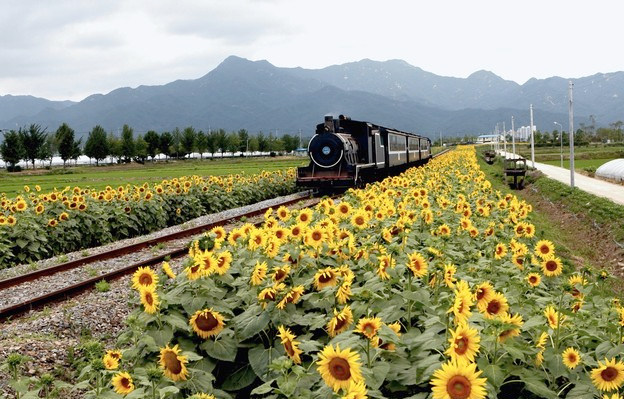
#> input picture CV-PA4/train.jpg, 624 x 399 px
$ jupyter execute --allow-errors Assignment4.ipynb   (shell and % lines are left out)   (older library calls are emulated)
#> lines starting #> are read from the running program, lines starting #| are printed output that depends on the picture
### CV-PA4/segmentation.py
#credit: Juan Carlos Niebles and Ranjay Krishna

import numpy as np
import random
from scipy.spatial.distance import squareform, pdist
from skimage.util import img_as_float

### Clustering Methods
def kmeans(features, k, num_iters=100):
    """ Use kmeans algorithm to group features into k clusters.

    K-Means algorithm can be broken down into following steps:
        1. Randomly initialize cluster centers
        2. Assign each point to the closest center
        3. Compute new center of each cluster
        4. Stop if cluster assignments did not change
        5. Go to step 2

    Args:
        features - Array of N features vectors. Each row represents a feature
            vector.
        k - Number of clusters to form.
        num_iters - Maximum number of iterations the algorithm will run.

    Returns:
        assignments - Array representing cluster assignment of each point.
            (e.g. i-th point is assigned to cluster assignments[i])
    """

    N, D = features.shape

    assert N >= k, 'Number of clusters cannot be greater than number of points'

    # Randomly initalize cluster centers
    idxs = np.random.choice(N, size=k, replace=False)
    centers = features[idxs]
    assignments = np.zeros(N)

    for n in range(num_iters):
        #####################################
        #       START YOUR CODE HERE        #
        #####################################
        # Create a new assingments array
        new_assignments = np.zeros(N)
        # Assign each point to the closest center
        for i in range(N):
            dist = np.sqrt(np.sum((features[i] - centers)**2, axis=1))
            new_assignments[i] = np.argmin(dist)
        # Compute new center of each cluster
        for i in range(k):
            centers[i] = np.mean(features[new_assignments == i], axis=0)
        # Stop if cluster assignments did not change
        if np.all(assignments == new_assignments):
            break
        assignments = new_assignments
        # Go to step 2
        ######################################
        #        END OF YOUR CODE            #
        ######################################

    return assignments

def kmeans_fast(features, k, num_iters=100):
    """ Use kmeans algorithm to group features into k clusters.

    This function makes use of vectorization and broadcasting with numpy functions to speed up the
    first part(cluster assignment) of kmeans algorithm.

    Hints
    - You may find np.repeat and np.argmin useful

    Args:
        features - Array of N features vectors. Each row represents a feature
            vector.
        k - Number of clusters to form.
        num_iters - Maximum number of iterations the algorithm will run.

    Returns:
        assignments - Array representing cluster assignment of each point.
            (e.g. i-th point is assigned to cluster assignments[i])
    """

    N, D = features.shape

    assert N >= k, 'Number of clusters cannot be greater than number of points'

    # Randomly initalize cluster centers
    idxs = np.random.choice(N, size=k, replace=False)
    centers = features[idxs]
    assignments = np.zeros(N)

    for n in range(num_iters):
        #####################################
        #       START YOUR CODE HERE        #
        #####################################
        # Create a new assingments array
        new_assignments = np.zeros(N)
        # Do vectorization and broadcasting to speed up the first part of kmeans algorithm
        dist = np.sqrt(np.sum((features[:, np.newaxis] - centers)**2, axis=2))
        new_assignments = np.argmin(dist, axis=1)
        # Compute new center of each cluster
        for i in range(k):
            centers[i] = np.mean(features[new_assignments == i], axis=0)
        # Stop if cluster assignments did not change
        if np.all(assignments == new_assignments):
            break
        assignments = new_assignments
        ######################################
        #        END OF YOUR CODE            #
        ######################################

    return assignments


### Pixel-Level Features
def color_features(img):
    """ Represents a pixel by its color.

    Args:
        img - array of shape (H, W, C)

    Returns:
        features - array of (H * W, C)
    """
    H, W, C = img.shape
    img = img_as_float(img)
    features = np.zeros((H*W, C))

    #####################################
    #       START YOUR CODE HERE        #
    #####################################
    features = img.reshape(H*W, C)
    ######################################
    #        END OF YOUR CODE            #
    ######################################


    return features

def color_position_features(img):
    """ Represents a pixel by its color and position.

    Combine pixel's RGB value and xy coordinates into a feature vector.
    i.e. for a pixel of color (r, g, b) located at position (x, y) in the
    image. its feature vector would be (r, g, b, x, y).
    Don't forget to normalize features.

    Hints
    - You may find np.mgrid and np.dstack useful
    - You may use np.mean and np.std

    Args:
        img - array of shape (H, W, C)

    Returns:
        features - array of (H * W, C+2)
    """
    H, W, C = img.shape
    color = img_as_float(img)
    features = np.zeros((H*W, C+2))

    #####################################
    #       START YOUR CODE HERE        #
    #####################################
    # Create a grid of xy coordinates
    x, y = np.mgrid[0:H, 0:W]
    # Combine pixel's RGB value and xy coordinates into a feature vector
    features = np.dstack((color, x, y)).reshape(H*W, C+2)
    # Normalize features
    features = (features - np.mean(features, axis=0)) / np.std(features, axis=0)
    ######################################
    #        END OF YOUR CODE            #
    ######################################

    return features


### Quantitative Evaluation
def compute_accuracy(mask_gt, mask):
    """ Compute the pixel-wise accuracy of a foreground-background segmentation
        given a ground truth segmentation.

    Args:
        mask_gt - The ground truth foreground-background segmentation. A
            logical of size H x W where mask_gt[y, x] is 1 if and only if
            pixel (y, x) of the original image was part of the foreground.
        mask - The estimated foreground-background segmentation. A logical
            array of the same size and format as mask_gt.

    Returns:
        accuracy - The fraction of pixels where mask_gt and mask agree. A
            bigger number is better, where 1.0 indicates a perfect segmentation.
    """

    accuracy = None
    #####################################
    #       START YOUR CODE HERE        #
    #####################################
    accuracy = np.sum(mask_gt == mask) / mask.size
    ######################################
    #        END OF YOUR CODE            #
    ######################################
    return accuracy

# [29 lines left out: function evaluate_segmentation, not called in this run]

### CV-PA4/utils.py
#credit: Juan Carlos Niebles and Ranjay Krishna

import numpy as np
import matplotlib.pyplot as plt
from skimage.util import img_as_float
from skimage import transform
from skimage import io

from segmentation import *

import os

def visualize_mean_color_image(img, segments):

    img = img_as_float(img)
    k = np.max(segments) + 1
    mean_color_img = np.zeros(img.shape)

    for i in range(k):
        mean_color = np.mean(img[segments == i], axis=0)
        mean_color_img[segments == i] = mean_color

    plt.imshow(mean_color_img)
    plt.axis('off')
    plt.show()

# [46 lines left out: function compute_segmentation, not called in this run]


def load_dataset(data_dir):
    """
    This function assumes 'gt' directory contains ground truth segmentation
    masks for images in 'imgs' dir. The segmentation mask for image
    'imgs/aaa.jpg' is 'gt/aaa.png'
    """

    imgs = []
    gt_masks = []

    # Load all the images under 'data_dir/imgs' and corresponding
    # segmentation masks under 'data_dir/gt'.
    for fname in sorted(os.listdir(os.path.join(data_dir, 'imgs'))):
        if fname.endswith('.jpg'):
            # Load image
            img = io.imread(os.path.join(data_dir, 'imgs', fname))
            imgs.append(img)

            # Load corresponding gt segmentation mask
            mask_fname = fname[:-4] + '.png'
            gt_mask = io.imread(os.path.join(data_dir, 'gt', mask_fname))
            gt_mask = (gt_mask != 0).astype(int) # Convert to binary mask (0s and 1s)
            gt_masks.append(gt_mask)

    return imgs, gt_masks

### CV-PA4/Assignment4.ipynb
# Programming asignment 4

This assignment covers K-Means clustering for image segmentation problem.

[cell 1]
from __future__ import print_function

#Setup

# The Random module might be used for pseudo-random number generators
import random

# Numpy plays important role in scientific computing with Python, especially for coding vision algorithms.
# This package will be one of our most used libraries in this class. Make sure you spend enough time for practicing it.
import numpy as np

# This module is used to measure the execution time of code sections
from time import time

#This module is used to read and write image in various formats
from skimage import io

#Imports all the methods in the file segmentation.py
from segmentation import *

#Matplotlib is a useful plotting library for python
import matplotlib.pyplot as plt

# This code is to make matplotlib figures appear inline in the
# notebook rather than in a new window.
plt.rcParams['figure.figsize'] = (20.0, 15.0) # set default size of plots
plt.rcParams['image.interpolation'] = 'nearest'
plt.rcParams['image.cmap'] = 'gray'

# for auto-reloading extenrnal modules

## Introduction
In this assignment, you will use clustering algorithms to segment images. You will then use these segmentations to identify foreground and background objects.

Your assignment will involve the following subtasks:
- **Clustering algorithms**: Implement K-Means clustering.
- **Pixel-level features**: Implement a feature vector that combines color and position information and implement feature normalization.
- **Quantitative Evaluation**: Evaluate segmentation algorithms with a variety of parameter settings by comparing your computed segmentations against a dataset of ground-truth segmentations.

## Part 1: Clustering Algorithms (3 points)

[cell 2]
# Generate random data points for clustering

# Cluster 1
mean1 = [-1, 0]
cov1 = [[0.1, 0], [0, 0.1]]
X1 = np.random.multivariate_normal(mean1, cov1, 100)

# Cluster 2
mean2 = [0, 1]
cov2 = [[0.1, 0], [0, 0.1]]
X2 = np.random.multivariate_normal(mean2, cov2, 100)

# Cluster 3
mean3 = [1, 0]
cov3 = [[0.1, 0], [0, 0.1]]
X3 = np.random.multivariate_normal(mean3, cov3, 100)

# Cluster 4
mean4 = [0, -1]
cov4 = [[0.1, 0], [0, 0.1]]
X4 = np.random.multivariate_normal(mean4, cov4, 100)

# Merge sets of data points
X = np.concatenate((X1, X2, X3, X4))

# Plot data points
plt.scatter(X[:, 0], X[:, 1])
plt.axis('equal')
plt.show()
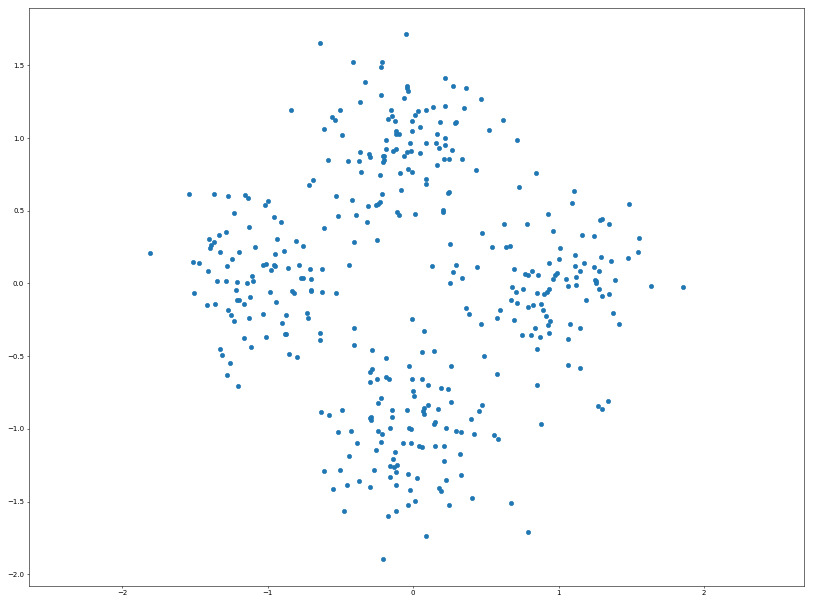
#> figure drawn by matplotlib, 1 panel

### 1.1 K-Means Clustering (1.5 points)
As discussed in the lecture, K-Means is one of the most popular clustering algorithms. You have been provided skeleton code for K-Means clustering in the file `segmentation.py`. Your first task is to finish implementing **`kmeans`** in `segmentation.py`. This naive version uses nested-for-loops to assign points to the closest centroid and compute new mean of each cluster.

[cell 3]
np.random.seed(0)
start = time()
assignments = kmeans(X, 4)
end = time()

kmeans_runtime = end - start

print("kmeans running time: %f seconds." % kmeans_runtime)

for i in range(4):
    cluster_i = X[assignments==i]
    plt.scatter(cluster_i[:, 0], cluster_i[:, 1])

plt.axis('equal')
plt.show()
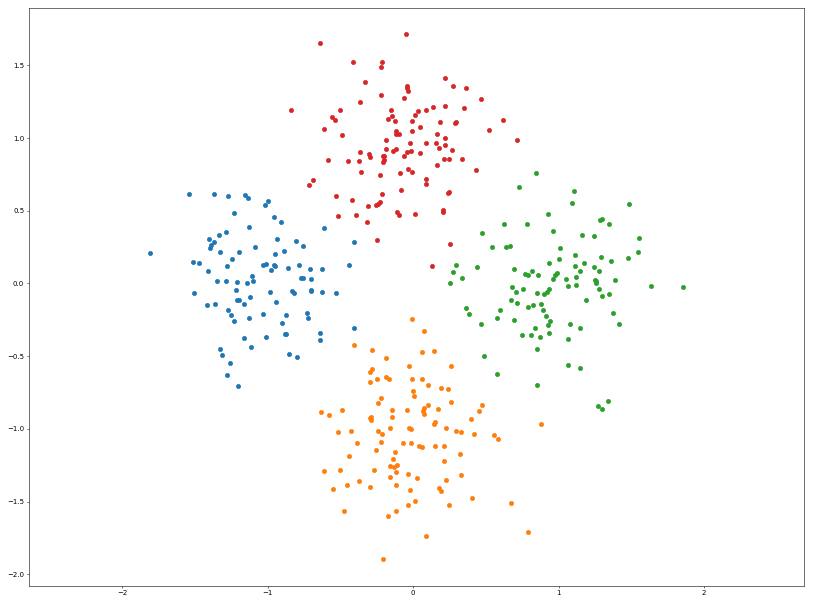
#> figure drawn by matplotlib, 1 panel

### 1.2 Fast K-Means Clustering (1.5 points)
We can use vectorization and broadcasting with numpy functions to make kmeans faster. Implement **`kmeans_fast`** in `segmentation.py`. This should run around 10 times faster than the previous implementation of the simple loop version.

[cell 4]
np.random.seed(0)
start = time()
assignments = kmeans_fast(X, 4)
end = time()

kmeans_fast_runtime = end - start
print("kmeans running time: %f seconds." % kmeans_fast_runtime)
print("%f times faster!" % (kmeans_runtime / kmeans_fast_runtime))

for i in range(4):
    cluster_i = X[assignments==i]
    plt.scatter(cluster_i[:, 0], cluster_i[:, 1])

plt.axis('equal')
plt.show()

## Part 2: Pixel-Level Features (1.5 points)
Before we can use a clustering algorithm to segment an image, we must compute some *feature vectore* for each pixel. The feature vector for each pixel should encode the qualities that we care about in a good segmentation. More concretely, for a pair of pixels $p_i$ and $p_j$ with corresponding feature vectors $f_i$ and $f_j$, the distance between $f_i$ and $f_j$ should be small if we believe that $p_i$ and $p_j$ should be placed in the same segment and large otherwise.

[cell 5]
# Load and display image
img = io.imread('train.jpg')
#> img is the input picture: shape (399, 624, 3); mean R, G, B 149.1, 147.6, 117.4
H, W, C = img.shape

plt.imshow(img)
plt.axis('off')
plt.show()

### 2.1 Color Features (0.5 point)
One of the simplest possible feature vectors for a pixel is simply the vector of colors for that pixel. Implement **`color_features`** in `segmentation.py`. Output should look like the following:

[cell 6]
np.random.seed(0)

features = color_features(img)

# Sanity checks
assert features.shape == (H * W, C),\
    "Incorrect shape! Check your implementation."

assert features.dtype == np.float,\
    "dtype of color_features should be float."

assignments = kmeans_fast(features, 8)
segments = assignments.reshape((H, W))
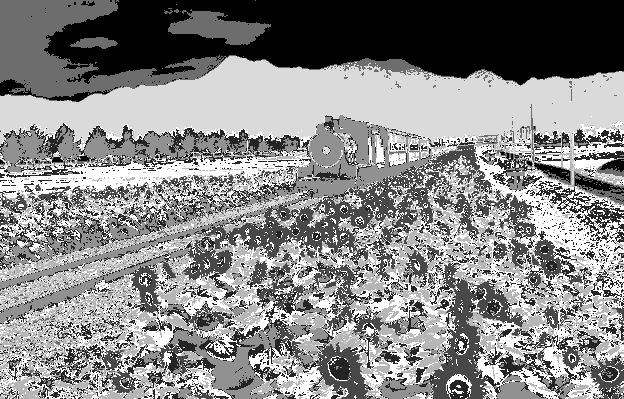
#> segments: shape (399, 624) int64; min 0, max 7, mean 3.78; drawn with min black and max white

# Display segmentation
plt.imshow(segments, cmap='viridis')
plt.axis('off')
plt.show()

In the cell below, we visualize each segment as the mean color of pixels in the segment.

[cell 7]
from utils import visualize_mean_color_image
visualize_mean_color_image(img, segments)
#> in visualize_mean_color_image, `k = np.max(segments) + 1`: k = 8
#> the loop in visualize_mean_color_image, `for i in range(k):` made 8 passes
#> mean_color on passes 1 to 8: [0.954, 0.961, 0.975], [0.333, 0.311, 0.135], [0.902, 0.781, 0.332], [0.854, 0.875, 0.893], [0.0911, 0.0825, 0.0385], [0.624, 0.612, 0.434], [0.547, 0.618, 0.686], [0.488, 0.475, 0.261]
#> after the loop in visualize_mean_color_image, `for i in range(k):`:
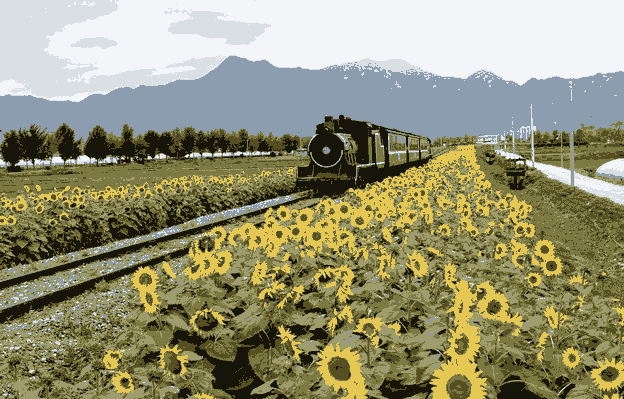
#> mean_color_img: shape (399, 624, 3) float64; mean of channels 0, 1, 2 0.585, 0.579, 0.46; drawn as R, G, B

### 2.2 Color and Position Features (0.5 point)
Another simple feature vector for a pixel is to concatenate its color and position within the image. In other words, for a pixel of color $(r, g, b)$ located at position $(x, y)$ in the image, its feature vector would be $(r, g, b, x, y)$. However, the color and position features may have drastically different ranges; for example each color channel of an image may be in the range $[0, 1)$, while the position of each pixel may have a much wider range. Uneven scaling between different features in the feature vector may cause clustering algorithms to behave poorly.

One way to correct for uneven scaling between different features is to apply some sort of normalization to the feature vector. One of the simplest types of normalization is to force each feature to have zero mean and unit variance.

Implement **`color_position_features`** in `segmentation.py`.

Output segmentation should look like the following:

[cell 8]
np.random.seed(0)

features = color_position_features(img)

# Sanity checks
assert features.shape == (H * W, C + 2),\
    "Incorrect shape! Check your implementation."

assert features.dtype == np.float,\
    "dtype of color_features should be float."

assignments = kmeans_fast(features, 8)
segments = assignments.reshape((H, W))
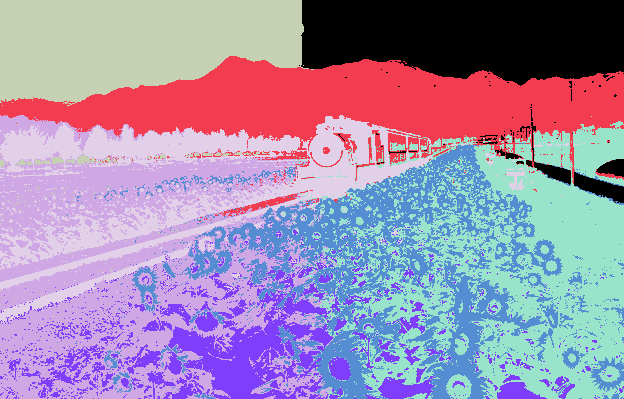
#> segments: shape (399, 624) int64; 8 distinct labels, from 0 to 7; one colour per label, 0 black

# Display segmentation
plt.imshow(segments, cmap='viridis')
plt.axis('off')
plt.show()

[cell 9]
visualize_mean_color_image(img, segments)
#> the loop in visualize_mean_color_image (call 2), `for i in range(k):` made 8 passes
#> mean_color on passes 1 to 8: [0.957, 0.962, 0.974], [0.539, 0.611, 0.679], [0.557, 0.539, 0.364], [0.903, 0.921, 0.942], [0.153, 0.146, 0.0872], [0.469, 0.451, 0.231], [0.831, 0.746, 0.367], [0.235, 0.22, 0.0925]
#> after the loop in visualize_mean_color_image (call 2), `for i in range(k):`:
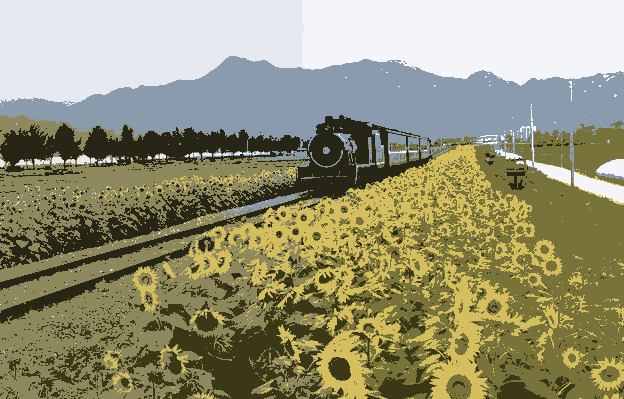
#> mean_color_img: shape (399, 624, 3) float64; mean of channels 0, 1, 2 0.585, 0.579, 0.46; drawn as R, G, B

## Part 3: Quantitative Evaluation (1 point)

Looking at images is a good way to get an idea for how well an algorithm is working, but the best way to evaluate an algorithm is to have some quantitative measure of its performance.

For this assignment, you were supplied with a small dataset of cat images and ground truth segmentations of these images into foreground (cats) and background (everything else). We will quantitatively evaluate different segmentation methods (features and clustering parameters) on this dataset. Specifically, we need to separate an image into foreground and background regions. Accuracy is the fraction of pixels where the ground truth foreground-background segmentation agrees with the estimated foreground-background segmentation.

(**0.5 point**) Implement **`compute_accuracy`** in `segmentation.py`.

[cell 10]
mask_gt = np.zeros((100, 100))
mask = np.zeros((100, 100))

# Test compute_accracy function
mask_gt[20:50, 30:60] = 1
mask[30:50, 30:60] = 1

accuracy = compute_accuracy(mask_gt, mask)

print('Accuracy: %0.2f' % (accuracy))
if accuracy != 0.97:
    print('Check your implementation!')

plt.subplot(121)
plt.imshow(mask_gt)
plt.title('Ground Truth')
plt.axis('off')

plt.subplot(122)
plt.imshow(mask)
plt.title('Estimate')
plt.axis('off')

plt.show()
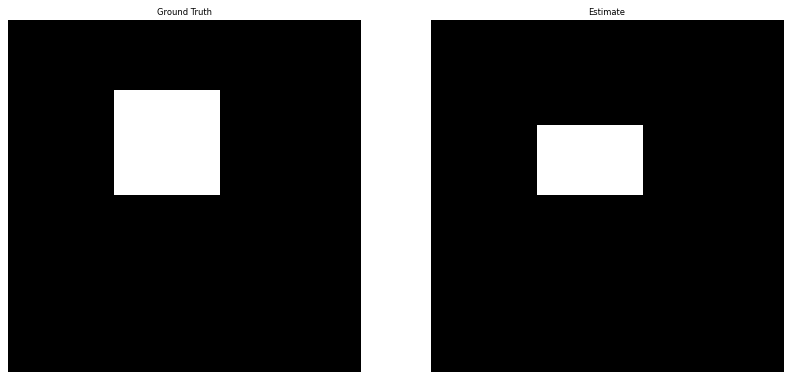
#> figure drawn by matplotlib, 2 panels

You can use the script below to evaluate a segmentation method’s ability to separate foreground from background on the entire provided dataset. Use this script as a starting point to evaluate a variety of segmentation parameters.

[cell 11]
from utils import load_dataset, compute_segmentation

# Load a small segmentation dataset
#> (the rest of this cell did not finish here and is left out)
